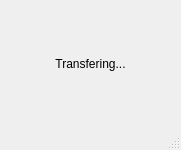
<?xml version="1.0" encoding="UTF-8"?>
<ui version="4.0">
 <class>MainWindow</class>
 <widget class="QMainWindow" name="MainWindow">
  <property name="geometry">
   <rect>
    <x>0</x>
    <y>0</y>
    <width>181</width>
    <height>150</height>
   </rect>
  </property>
  <property name="windowTitle">
   <string>Shader Transfer</string>
  </property>
  <property name="tabShape">
   <enum>QTabWidget::Rounded</enum>
  </property>
  <widget class="QWidget" name="centralwidget">
   <layout class="QVBoxLayout" name="verticalLayout">
    <item>
     <widget class="QLabel" name="label">
      <property name="font">
       <font>
        <pointsize>9</pointsize>
       </font>
      </property>
      <property name="text">
       <string>Transfering...</string>
      </property>
      <property name="alignment">
       <set>Qt::AlignCenter</set>
      </property>
     </widget>
    </item>
   </layout>
  </widget>
  <widget class="QMenuBar" name="menubar">
   <property name="geometry">
    <rect>
     <x>0</x>
     <y>0</y>
     <width>181</width>
     <height>22</height>
    </rect>
   </property>
  </widget>
  <widget class="QStatusBar" name="statusbar"/>
 </widget>
 <resources/>
 <connections/>
</ui>
